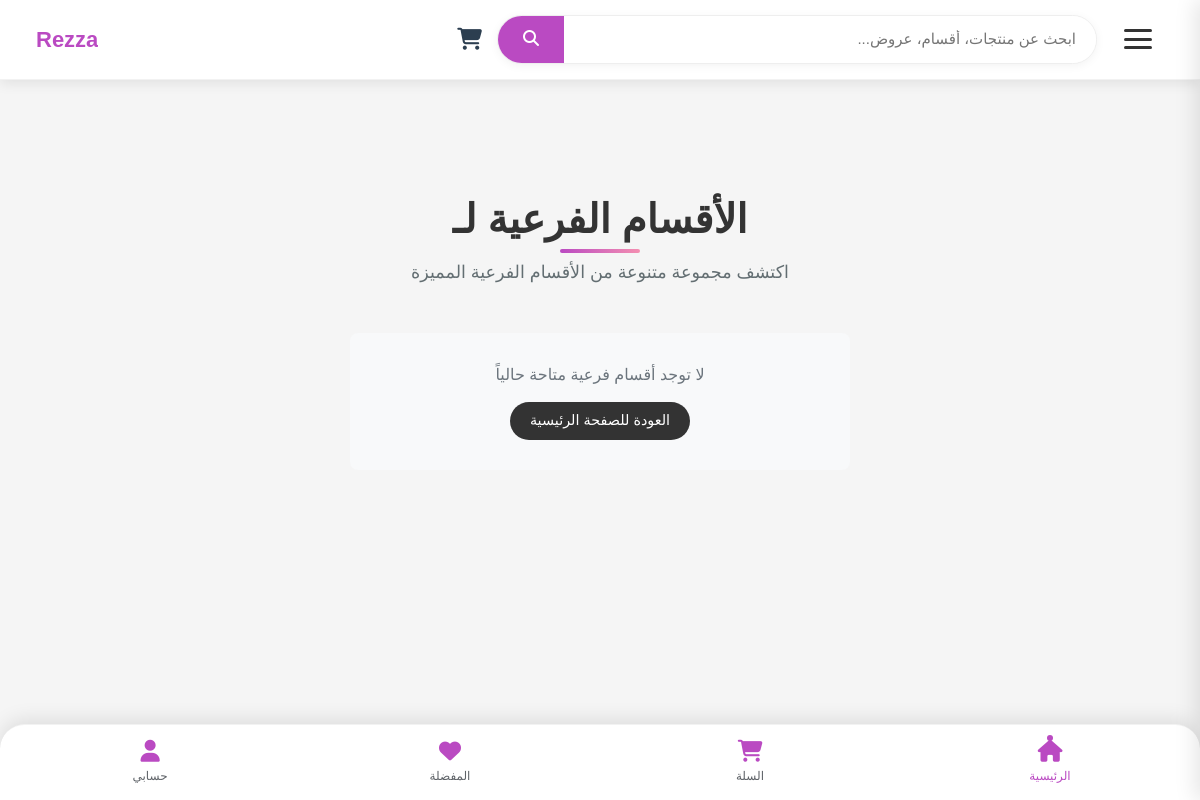
Page /subcategories/55 on the earlier database version.
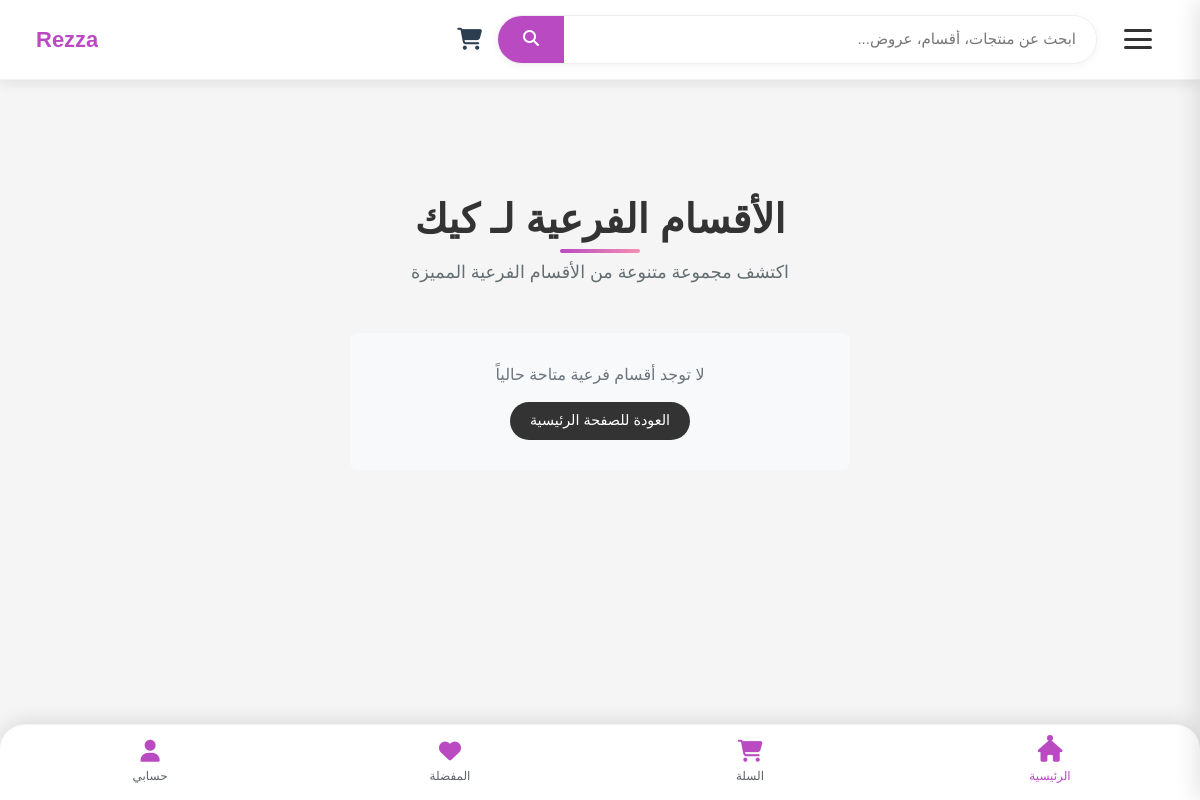
Same page on the later database version.
### tables this page shows
CREATE TABLE category (
    id INTEGER PRIMARY KEY AUTOINCREMENT,
    name TEXT  NULL,
    parent_id INTEGER,
    image TEXT, is_active INTEGER DEFAULT 0,
    FOREIGN KEY (parent_id) REFERENCES categories (id) ON DELETE SET NULL
);

### product_routes.py (the view, shortened to what this page needs)
@product_bp.route('/subcategories/<int:category_id>')
def show_subcategories(category_id):
    conn = get_db_connection()
    cursor = conn.cursor()
    main_category = cursor.execute("SELECT id, name FROM category WHERE id = ?", (category_id,)).fetchone()
    subcategories = cursor.execute("SELECT id, name, image FROM category WHERE parent_id = ?", (category_id,)).fetchall()
    categories = cursor.execute("SELECT * FROM category WHERE parent_id IS NULL").fetchall()
    processed_subcategories = []
    conn.close()
    return render_template('subcategories.html',
                         main_category=main_category,
                         subcategories=processed_subcategories,
                         categories=categories)

### app.py (called while the page is built, shortened)
def get_db_connection():
    conn = sqlite3.connect('database/Eshop.db')
    conn.row_factory = sqlite3.Row
    return conn

@app.context_processor
def inject_categories():
    conn = get_db_connection()
    cursor = conn.cursor()
    try:
        cursor.execute("""
            SELECT id, name, parent_id, image
            FROM category
            WHERE parent_id IS NULL
            ORDER BY name
        """)
        main_categories = cursor.fetchall()
        cursor.execute("SELECT id, name, parent_id, image FROM category ORDER BY name")
        all_categories = cursor.fetchall()
        return {
            'main_categories': main_categories,
            'all_categories': all_categories
        }
    finally:
        conn.close()

@app.context_processor
def inject_sellers():
    conn = get_db_connection()
    sellers = conn.execute('SELECT id, store_name FROM sellers').fetchall()
    conn.close()
    return dict(sellers=sellers)

@app.context_processor
def inject_user_data_and_cart_count():
    user_id = request.cookies.get('user_auth') # كوكي يدل على أن المستخدم مسجل دخول
    current_user_name = None
    total_items_in_cart = 0
    return dict(
        user_name=current_user_name, # اسم المستخدم (أو None)
        logged_in=bool(user_id), # True إذا كان user_id موجوداً (أي مسجل دخول)
        total_items_count=total_items_in_cart # العدد الكلي للمنتجات في السلة
    )

### product_routes.py (called while the page is built)
def get_db_connection():
    conn = sqlite3.connect('database/Eshop.db')
    conn.row_factory = sqlite3.Row
    return conn

### templates/subcategories.html
{% include 'header.html' %}
<link rel="stylesheet" href="{{ url_for('static', filename='css/style.css') }}">
<div class="sc-container">
    <div class="sc-page-header">
        <h1 class="sc-page-title">الأقسام الفرعية لـ {{ main_category[1] }}</h1>
        <p class="sc-page-subtitle">اكتشف مجموعة متنوعة من الأقسام الفرعية المميزة</p>
    </div>
    {% if subcategories %}
        <div class="sc-grid">
            {% for subcategory in subcategories %}
                <div class="sc-category-card">
                    <a href="{{ url_for('product.show_products_by_category', category_id=subcategory[0]) }}" class="">
                    <div class="sc-image-container">
                        <img src="{{ url_for('static', filename='uploads/category_img/' + subcategory[2].split('/')[-1]) }}"
                             alt="{{ subcategory[1] }}" class="sc-category-image">
                    </div>
                    <div class="sc-category-content">
                        <h3 class="sc-category-name">{{ subcategory[1] }}</h3>
                           <p class="btn-name-cate"> تصفح المنتجات</p>
                        </a>
                    </div>
                </div>
            {% endfor %}
        </div>
    {% else %}
        <div class="sc-no-categories">
            <p>لا توجد أقسام فرعية متاحة حالياً</p>
            <a href="{{ url_for('product.index') }}" class="sc-home-link">العودة للصفحة الرئيسية</a>
        </div>
    {% endif %}
</div>
{% include 'footer.html' %}

### templates/header.html (shortened to what this page needs)
<!DOCTYPE html>
<html lang="ar" dir="rtl">
<head>
    <link rel="stylesheet" href="{{ url_for('static', filename='style/css/nice-select.css') }}">
    <link rel="stylesheet" href="{{ url_for('static', filename='style/css/jquery-ui.min.css') }}">
    <link rel="stylesheet" href="{{ url_for('static', filename='style/css/owl.carousel.min.css') }}">
    <link rel="stylesheet" href="{{ url_for('static', filename='style/css/slicknav.min.css') }}">
    <link href="https://cdn.jsdelivr.net/npm/bootstrap@5.3.0/dist/css/bootstrap.min.css" rel="stylesheet">
    <link rel="stylesheet" href="{{ url_for('static', filename='style/css/index.css')}}">
    <link rel="stylesheet" href="{{ url_for('static', filename='style/css/header.css')}}">
    <link rel="stylesheet" href="{{ url_for('static', filename='style/css/shop_u.css')}}">
</head>
<body>
    <header class="premium-header">
        <button class="menu-toggle" id="menuToggle" aria-label="فتح القائمة">
            <div class="hamburger">
                <span class="bar"></span>
                <span class="bar"></span>
                <span class="bar"></span>
            </div>
        </button>
        <div class="search-bar">
            <form class="search-form">
                <input type="text" class="search-input" placeholder="ابحث عن منتجات، أقسام، عروض...">
                <button type="submit" class="search-button">
                    <i class="fas fa-search"></i>
                </button>
            </form>
        </div>
        <div class="nav-tools">
            <a href="{{ url_for('cart.view_cart') }}" class="nav-icon">
                <i class="fas fa-shopping-cart"></i>
            </a>
        </div>
        <a href="{{ url_for('product.index') }}" class="brand">
            <span class="brand-name">Rezza</span>
            </a>
    </header>
    <main class="main-content">
        </main>

### templates/footer.html (shortened to what this page needs)
<link rel="stylesheet" href="https://cdnjs.cloudflare.com/ajax/libs/font-awesome/6.4.0/css/all.min.css">
<div class="main-content">
<div class="modern-footer">
    <a href="{{ url_for('product.index') }}" class="footer-item active">
        <i class="fas fa-home footer-icon"></i>
        <span class="footer-label">الرئيسية</span>
    </a>
    <a href="{{ url_for('cart.view_cart') }}" class="footer-item">
        <i class="fas fa-shopping-cart footer-icon"></i>
        <span class="footer-label">السلة</span>
    </a>
    <a href="{{ url_for('user.wishlist') }}" class="footer-item">
        <i class="fas fa-heart footer-icon"></i>
        <span class="footer-label">المفضلة</span>
    </a>
    <a href="{{ url_for('user.profile') }}" class="footer-item">
        <i class="fas fa-user footer-icon"></i>
        <span class="footer-label">حسابي</span>
    </a>
</div>

### static/style/css/index.css (style rules this page uses)
:root { --primary-color: #ba4ac2; --secondary-color: #f48fb1; --accent-color: #ff6b6b; --dark-color: #333; --light-color: #f8f9fa; --text-color: #333; --shadow: 0 4px 12px rgba(0,0,0,0.1); --transition: all 0.3s ease; --footer-bg: #ffffff; --footer-text: #5f6368; --active-color: var(--primary-color); --footer-shadow: 0 -4px 20px rgba(0,0,0,0.1); }
* { margin: 0; padding: 0; box-sizing: border-box; font-family: 'Tajawal', sans-serif; }
body { background-color: #f5f5f5; color: var(--text-color); padding-bottom: 90px; }
a { text-decoration: none; color: inherit; transition: var(--transition); }
.main-content { padding: 15px; max-width: 1200px; margin: 0 auto; padding-bottom: 70px; }
.modern-footer { position: fixed; bottom: 0; left: 0; right: 0; background: var(--footer-bg); display: flex; justify-content: space-around; align-items: center; padding: 15px 0; box-shadow: var(--footer-shadow); z-index: 1000; border-radius: 25px 25px 0 0; border-top: 1px solid rgba(0,0,0,0.05); }
.footer-item { text-align: center; color: var(--footer-text); text-decoration: none; transition: var(--transition); position: relative; flex: 1; max-width: 25%; }
.footer-item.active { color: var(--active-color); }
.footer-icon { color:var(--primary-color); font-size: 22px; margin-bottom: 5px; transition: var(--transition); }
.footer-label { font-size: 12px; display: block; font-weight: 500; transition: var(--transition); }
.footer-item::before { content: ''; position: absolute; top: -10px; left: 50%; transform: translateX(-50%); width: 6px; height: 6px; background: var(--active-color); border-radius: 50%; opacity: 0; transition: all 0.3s ease; }
.footer-item.active::before { opacity: 1; top: -5px; }

### static/style/css/header.css (style rules this page uses)
:root { --primary: #ba4ac2; --primary-light: #c794ca; --secondary: #ff7f50; --dark: #2c3e50; --light: #f8f9fa; --text: #333; --text-light: #777; --shadow: 0 4px 12px rgba(0,0,0,0.08); --transition: all 0.3s cubic-bezier(0.25, 0.8, 0.25, 1); }
* { margin: 0; padding: 0; box-sizing: border-box; font-family: 'Tajawal', sans-serif; }
body { background-color: #f5f5f5; color: var(--text); padding-top: 80px; }
.premium-header { position: fixed; top: 0; left: 0; right: 0; background: white; box-shadow: var(--shadow); z-index: 1000; display: flex; align-items: center; padding: 15px 5%; border-bottom: 1px solid rgba(0,0,0,0.05); }
.brand { display: flex; align-items: center; margin-right: auto; }
.brand-name { font-size: 22px; font-weight: 800; background: var(--primary); -webkit-background-clip: text; -webkit-text-fill-color: transparent; }
.search-bar { flex: 1; max-width: 600px; margin: 0 30px; position: relative; }
.search-form { display: flex; background: white; border-radius: 30px; overflow: hidden; box-shadow: 0 2px 10px rgba(0,0,0,0.05); border: 1px solid #eee; transition: var(--transition); }
.search-input { flex: 1; border: none; padding: 12px 20px; font-size: 15px; color: var(--text); }
.search-button { background: var(--primary); color: white; border: none; padding: 0 25px; cursor: pointer; transition: var(--transition); }
.nav-tools { display: flex; align-items: center; gap: 20px; }
.nav-icon { position: relative; color: var(--dark); transition: var(--transition); font-size: 22px; margin-left: 20px; }
@media (max-width: 1200px) { .premium-header { padding: 15px 3%; } }
@media (max-width: 1200px) { .search-bar { margin: 0 15px; } }
.menu-toggle { background: transparent; border: none; padding: 12px; cursor: pointer; z-index: 1000; transition: all 0.4s ease; outline: none; }
.hamburger { display: flex; flex-direction: column; justify-content: space-between; width: 28px; height: 20px; position: relative; transition: all 0.4s ease; }
.bar { height: 3px; width: 100%; background: #333; border-radius: 3px; transition: all 0.4s cubic-bezier(0.175, 0.885, 0.32, 1.275); transform-origin: center; }

Differences in the rows shown:
added category: name "كيك"
